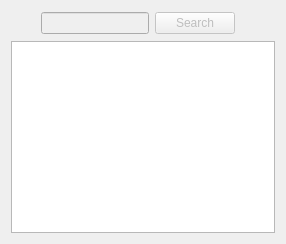
           <widget class="QWidget" name="m_SearchTab">
            <attribute name="title">
             <string>Search</string>
            </attribute>
            <layout class="QGridLayout" name="gridLayout_3">
             <item row="0" column="0">
              <layout class="QHBoxLayout" name="horizontalLayout_4">
               <item>
                <widget class="QLabel" name="label_8">
                 <property name="minimumSize">
                  <size>
                   <width>24</width>
                   <height>24</height>
                  </size>
                 </property>
                 <property name="maximumSize">
                  <size>
                   <width>24</width>
                   <height>24</height>
                  </size>
                 </property>
                 <property name="text">
                  <string/>
                 </property>
                 <property name="pixmap">
                  <pixmap resource="../MIDASDesktopIcons.qrc">:/icons/find.png</pixmap>
                 </property>
                 <property name="scaledContents">
                  <bool>true</bool>
                 </property>
                </widget>
               </item>
               <item>
                <widget class="QLineEdit" name="m_SearchQueryEdit">
                 <property name="enabled">
                  <bool>false</bool>
                 </property>
                 <property name="sizePolicy">
                  <sizepolicy hsizetype="Expanding" vsizetype="Fixed">
                   <horstretch>0</horstretch>
                   <verstretch>0</verstretch>
                  </sizepolicy>
                 </property>
                </widget>
               </item>
               <item>
                <widget class="QPushButton" name="m_SearchButton">
                 <property name="enabled">
                  <bool>false</bool>
                 </property>
                 <property name="text">
                  <string>Search</string>
                 </property>
                </widget>
               </item>
               <item>
                <spacer name="horizontalSpacer_2">
                 <property name="orientation">
                  <enum>Qt::Horizontal</enum>
                 </property>
                 <property name="sizeHint" stdset="0">
                  <size>
                   <width>40</width>
                   <height>20</height>
                  </size>
                 </property>
                </spacer>
               </item>
              </layout>
             </item>
             <item row="1" column="0">
              <widget class="MidasSearchResultList" name="m_SearchItemsListWidget">
               <property name="sizePolicy">
                <sizepolicy hsizetype="Expanding" vsizetype="Expanding">
                 <horstretch>0</horstretch>
                 <verstretch>0</verstretch>
                </sizepolicy>
               </property>
               <property name="toolTip">
                <string>List of items retrieved using the provided search query</string>
               </property>
               <property name="alternatingRowColors">
                <bool>true</bool>
               </property>
               <property name="selectionBehavior">
                <enum>QAbstractItemView::SelectRows</enum>
               </property>
              </widget>
             </item>
            </layout>
           </widget>
